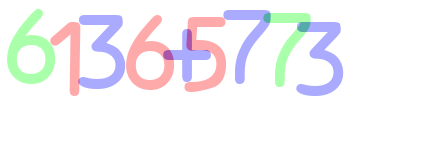
#> input picture captchaHacking/tutorial/1.png, 430 x 150 px
$ python -i utils.py   (imports and definitions only)
#> lines starting #> are read from the running program, lines starting #| are printed output that depends on the picture; after the words box and inside, x2 and y2 are one past the last pixel; in counts of white or black regions, pixels touching at a corner belong together
#> further down, picture is the input picture: shape (150, 430, 3); mean B, G, R 246.2, 243.2, 244.8
import cv2
import numpy as np
import re

BLUE = 0
GREEN = 1
RED = 2

# 특정한 색상의 모든 단어가 포함된 이미지를 추출합니다
def get_chars (image, color):
    other_1 = (color + 1) % 3         # 다른 색
    other_2 = (color + 2) % 3         # 다른 색
    c = image[:, :, other_1] == 255   # 다른 색 해당되면 제거
    # print("c1: ", c, "    다른 색 해당되면 제거")
    image[c] = [0, 0, 0]
    c = image[:, :, other_2] == 255   # 다른 색 해당되면 제거
    # print("c2: ", c, "    다른 색 해당되면 제거")
    image[c] = [0, 0, 0]
    c = image[:, :, color] < 170      # 겹치는 색 해당되면 제거
    # print("c3: ", c, "    겹치는 색 해당되면 제거")
    image[c] = [0, 0, 0]
    c = image[:, :, color] != 0       # 해당 색이면 흰색
    # print("c4: ", c, "    해당 색이면 흰색처리")
    image[c] = [255, 255, 255]
    return image


# 전체 이미지에서 왼쪽부터 단어별로 이미지를 추출합니다
def extract_chars (image):
    chars = []
    colors = [BLUE, GREEN, RED]
    for color in colors:
        image_from_one_color = get_chars(image.copy(), color)   # 색상 별로 모든 이미지 추출할 수 있도록 함함
        image_gray = cv2.cvtColor(image_from_one_color, cv2.COLOR_BGR2GRAY)  # 그레이 형태로 바꾼 이유는 쓰레쉬홀드 적용하기 위함임
        ret, thresh = cv2.threshold(image_gray, 127, 255, 0)  # 흑과 백으로 나누주는데 여기선 사실 컨투어를 찾기 위해 사용함
        # RETR_EXTERNAL 옵션으로 숫자의 외각을 기준으로 분리
        contours, _ = cv2.findContours(thresh, cv2.RETR_EXTERNAL, cv2.CHAIN_APPROX_SIMPLE)  # 일반적으로 컨투어를 찾을 때 먼저 쓰레쉬홀드를 거친 다음에 컨투어를 찾도록 만듦
        # 실제로 쓰레쉬홀드를 추출 하도록 만들면 각각의 숫자를 감싸는 형태로 쓰레쉬홀드들이 만들어짐

        for contour in contours:
            # 추출된 이미지 크기가 50 이상인 경우만 실제 문자 데이터인 것으로 파악
            area = cv2.contourArea(contour)
            if area > 50:
                x, y, width, height = cv2.boundingRect(contour)
                roi = image_gray[y:y + height, x:x + width]
                chars.append((x, roi))
#> this loop made 3 passes
#> pass 1, in get_chars, `c = image[:, :, other_1] == 255`:
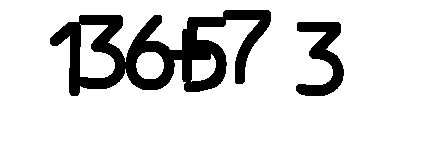
#> c: shape (150, 430) bool; 85.2% white; 2 black regions, box (x1, y1, x2, y2) and area: (50, 10, 271, 96) 7886, (296, 22, 344, 96) 1665
#> pass 1, in get_chars, `c = image[:, :, other_2] == 255`:
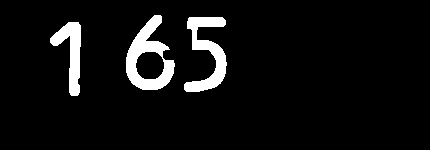
#> c: shape (150, 430) bool; 6.4% white; 3 white regions, box (x1, y1, x2, y2) and area: (126, 15, 175, 90) 1646, (184, 17, 227, 92) 1423, (50, 22, 81, 96) 1028
#> pass 1, in get_chars, `c = image[:, :, color] < 170`:
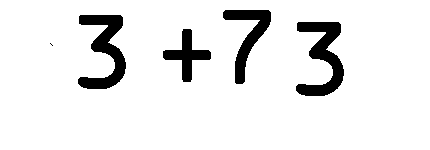
#> c: shape (150, 430) bool; 91.5% white; 5 black regions (1 under 20 px), largest, box (x1, y1, x2, y2) and area: (78, 15, 126, 89) 1665, (296, 22, 344, 96) 1665, (223, 10, 271, 84) 1227, (163, 29, 211, 82) 894
#> after the loop:
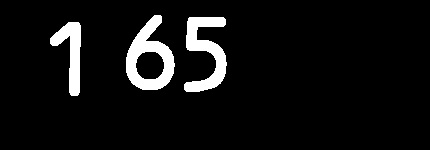
#> image_from_one_color: shape (150, 430, 3); 6.7% white; 3 white regions, box (x1, y1, x2, y2) and area: (126, 15, 175, 90) 1740, (184, 17, 227, 92) 1568, (50, 22, 81, 96) 1044
#> after the loop, chars = 9 items

    chars = sorted(chars, key=lambda char: char[0])
    return chars


# 특정한 이미지를 (20 x 20) 크기로 Scaling 함
# roi가 제각각이기 때문에 모든 이미지를 다 동일한 크기로 리사이즈
def resize20(image):
    resized = cv2.resize(image, (20, 20))
    return resized.reshape(-1, 400).astype(np.float32) # 실제 knn 알고리즘 적용하기 위해서는 1차원 배열로 쭉 늘어뜨려야 하기 때문에 이렇게 크기를 그냥 400으로 바꿔주겠다는 거임
    # 실제로 머신러닝에서 다양한 분류 예제를 다룰 때는 이미지의 크기를 동일하게 하기 때문에 모든 숫자에 대해서 전부 다  동일한 크기를 가질 수 있도록 스케일링해줌


def remove_first_0(string):
    temp = []
    for i in string:
        if i == '+' or i == '-' or i == '*':  # 연산 기호 3개 밖에 없음
            temp.append(i)
    split = re.split('\*|\+|-', string)   # 연산 기호를 기준으로 각 문자열을 나눔
    i = 0
    temp_count = 0
    result = ""
    for a in split:  # 나우어진 문자를 하나씩 확인
        a = a.lstrip('0')  # 왼쪽에 오는 0들을 지움
        if a == '':  # 0 하나 남기는 부분임
            a = '0'
        result += a
        if i < len(split) - 1:
            result += temp[temp_count]  # 연산 기호 붙임
            temp_count = temp_count + 1
        i = i + 1
    return result

>>> import cv2
>>> picture = cv2.imread('1.png')
>>> result = extract_chars(picture)
#> result = 9 items

$ run again, on captchaHacking/tutorial/2.png
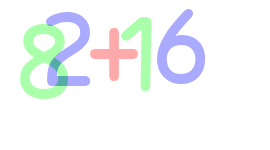
#> input picture captchaHacking/tutorial/2.png, 270 x 150 px
#> picture is the input picture: shape (150, 270, 3); mean B, G, R 247.2, 246.9, 242.7
#> the loop in extract_chars, `for color in colors:` made 3 passes
#> pass 1, in get_chars, `c = image[:, :, other_2] == 255`:
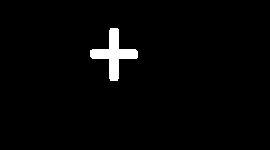
#> c: shape (150, 270) bool; 2.2% white; 1 white region, box (x1, y1, x2, y2) and area: (90, 28, 138, 81) 894
#> pass 1, in get_chars, `c = image[:, :, color] < 170`:
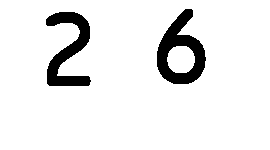
#> c: shape (150, 270) bool; 91.9% white; 2 black regions, box (x1, y1, x2, y2) and area: (157, 9, 206, 84) 1740, (46, 12, 91, 86) 1560
#> after the loop in extract_chars, `for color in colors:`: chars = 5 items

$ run again, on captchaHacking/tutorial/3.png
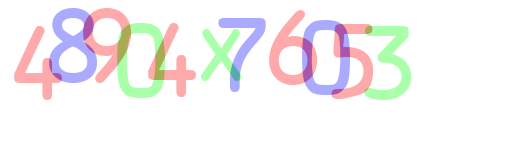
#> input picture captchaHacking/tutorial/3.png, 510 x 150 px
#> picture is the input picture: shape (150, 510, 3); mean B, G, R 242.5, 241.8, 245
#> the loop in extract_chars, `for color in colors:` made 3 passes
#> pass 1, in get_chars, `c = image[:, :, color] < 170`:
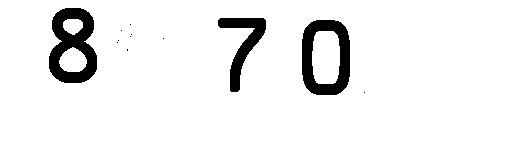
#> c: shape (150, 510) bool; 93.1% white; 12 black regions (9 under 20 px), largest, box (x1, y1, x2, y2) and area: (49, 8, 97, 83) 2126, (302, 20, 350, 95) 1926, (218, 18, 266, 92) 1227
#> after the loop in extract_chars, `for color in colors:`:
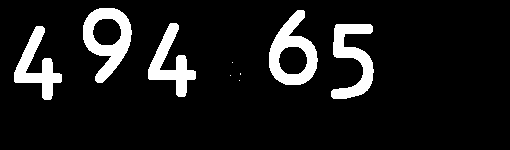
#> image_from_one_color: shape (150, 510, 3); 10.2% white; 9 white regions (4 under 20 px), largest, box (x1, y1, x2, y2) and area: (83, 8, 132, 83) 1749, (269, 10, 318, 85) 1740, (331, 24, 374, 99) 1568, (148, 23, 196, 97) 1363, (14, 26, 62, 100) 1363
#> after the loop in extract_chars, `for color in colors:`: chars = 11 items

$ run again, on captchaHacking/tutorial/4.png
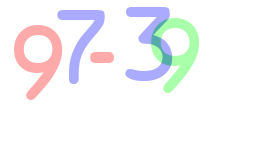
#> input picture captchaHacking/tutorial/4.png, 270 x 150 px
#> picture is the input picture: shape (150, 270, 3); mean B, G, R 247.9, 245.6, 246.1
#> the loop in extract_chars, `for color in colors:` made 3 passes
#> pass 1, in get_chars, `c = image[:, :, other_2] == 255`:
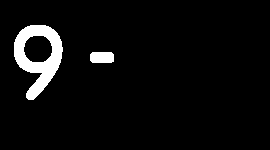
#> c: shape (150, 270) bool; 4.9% white; 2 white regions, box (x1, y1, x2, y2) and area: (14, 25, 63, 100) 1749, (90, 52, 114, 63) 253
#> pass 1, in get_chars, `c = image[:, :, color] < 170`:
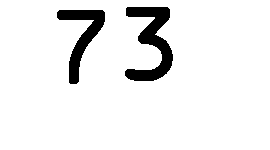
#> c: shape (150, 270) bool; 92.9% white; 2 black regions, box (x1, y1, x2, y2) and area: (125, 7, 173, 81) 1665, (57, 10, 105, 84) 1227
#> after the loop in extract_chars, `for color in colors:`: chars = 5 items
